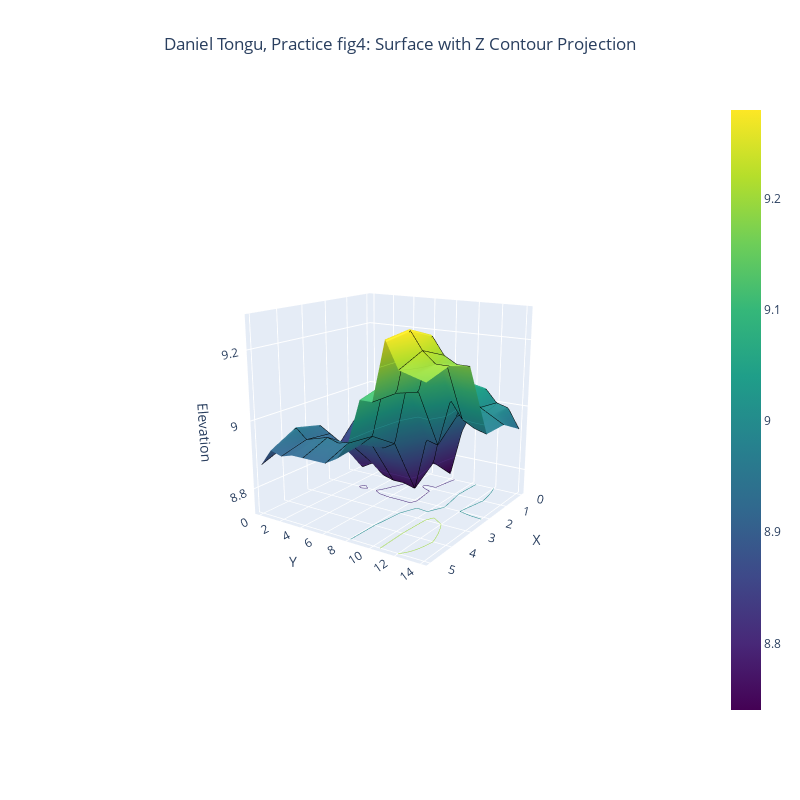

Write notebook code for a chart like this one.
### Code cell
# Create a 3D surface with Z contour projection plot using Plotly
fig4 = go.Figure(
    data=[go.Surface(
        z=z1,
        colorscale='Viridis',
        contours=dict(
        x=dict(show=True, color='black', width=1),
        y=dict(show=True, color='black', width=1),
        
        z=dict(show=True, usecolormap=True, project_z=True,highlightcolor="limegreen",)
        )
    )]
)




apply_common_layout(fig4, "fig4: Surface with Z Contour Projection")

fig4.show()

### Figure 1 — Plotly figure (JSON) as saved in the notebook; plotly's stock layout.template omitted (floating-point values rounded to 4 significant figures)
{"data": [{"colorscale": [[0, "#440154"], [0.1111, "#482878"], [0.2222, "#3e4989"], [0.3333, "#31688e"], [0.4444, "#26828e"], [0.5556, "#1f9e89"], [0.6667, "#35b779"], [0.7778, "#6ece58"], [0.8889, "#b5de2b"], [1, "#fde725"]], "contours": {"x": {"color": "black", "show": true, "width": 1}, "y": {"color": "black", "show": true, "width": 1}, "z": {"highlightcolor": "limegreen", "project": {"z": true}, "show": true, "usecolormap": true}}, "type": "surface", "z": [[8.83, 8.89, 8.81, 8.87, 8.9, 8.87], [8.89, 8.94, 8.85, 8.94, 8.96, 8.92], [8.84, 8.9, 8.82, 8.92, 8.93, 8.91], [8.79, 8.85, 8.79, 8.9, 8.94, 8.92], [8.79, 8.88, 8.81, 8.9, 8.95, 8.92], [8.8, 8.82, 8.78, 8.91, 8.94, 8.92], [8.75, 8.78, 8.77, 8.91, 8.95, 8.92], [8.8, 8.8, 8.77, 8.91, 8.95, 8.94], [8.74, 8.81, 8.76, 8.93, 8.98, 8.99], [8.89, 8.99, 8.92, 9.1, 9.13, 9.11], [8.97, 8.97, 8.91, 9.09, 9.11, 9.11], [9.04, 9.08, 9.05, 9.25, 9.28, 9.27], [9, 9.01, 9, 9.2, 9.23, 9.2], [8.99, 8.99, 8.98, 9.18, 9.2, 9.19], [8.93, 8.97, 8.97, 9.18, 9.2, 9.18]]}], "layout": {"height": 800, "scene": {"camera": {"eye": {"x": 3, "y": 2, "z": 1}}, "xaxis": {"title": {"text": "X"}}, "yaxis": {"title": {"text": "Y"}}, "zaxis": {"title": {"text": "Elevation"}}}, "title": {"text": "Daniel Tongu, Practice fig4: Surface with Z Contour Projection", "x": 0.5}, "width": 800}}
